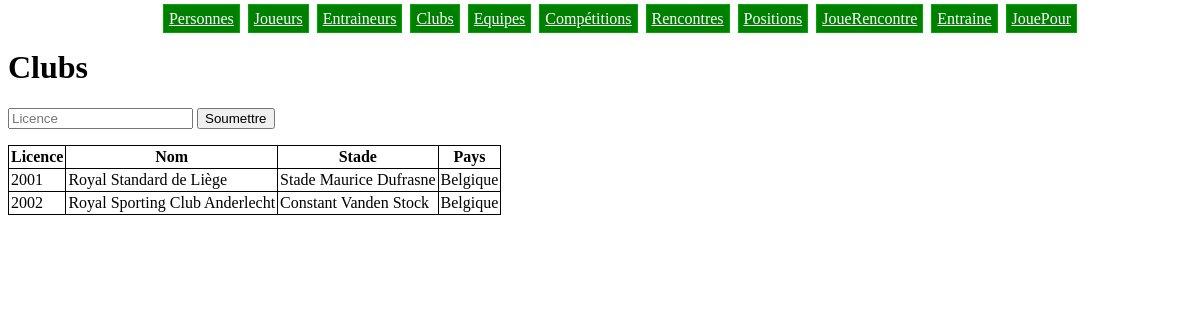
Screenshot of /clubs.php with the database file from the repository.
### tables this page shows
CREATE TABLE IF NOT EXISTS Club (
  licence  BIGINT      PRIMARY KEY,
  nom      VARCHAR(50) NOT NULL,
  stade    VARCHAR(50) NOT NULL,
  pays     VARCHAR(50) NOT NULL
);

### clubs.php (the view, shortened to what this page needs)
<?php include 'header.php' ?>
<h1>Clubs</h1>
<form method='get' action='clubs.php'>
  <input type='text' name='licence' placeholder='Licence' required />
  <input type='submit' value='Soumettre' />
</form>
<table>
  <tr>
    <th>Licence</th>
    <th>Nom</th>
    <th>Stade</th>
    <th>Pays</th>
  </tr>
  <?php
  $where = '';
  $req = $bdd->query('SELECT * FROM Club '.$where);
  while($tuple = $req->fetch()){
    ?>
    <tr>
      <td><?php echo $tuple['licence'] ?></td>
      <td><?php echo $tuple['nom'] ?></td>
      <td><?php echo $tuple['stade'] ?></td>
      <td><?php echo $tuple['pays'] ?></td>
    </tr>
    <?php
  }
  ?>
</table>
<?php include 'footer.php' ?>

### style.css (style rules this page uses)
table { border-collapse: collapse; border-spacing: 0; }
th, td { border: 1px #000000 solid; padding: 2px; }

### rows the page displays
club: licence "2001", nom "Royal Standard de Liège", stade "Stade Maurice Dufrasne", pays "Belgique"
club: licence "2002", nom "Royal Sporting Club Anderlecht", stade "Constant Vanden Stock", pays "Belgique"
